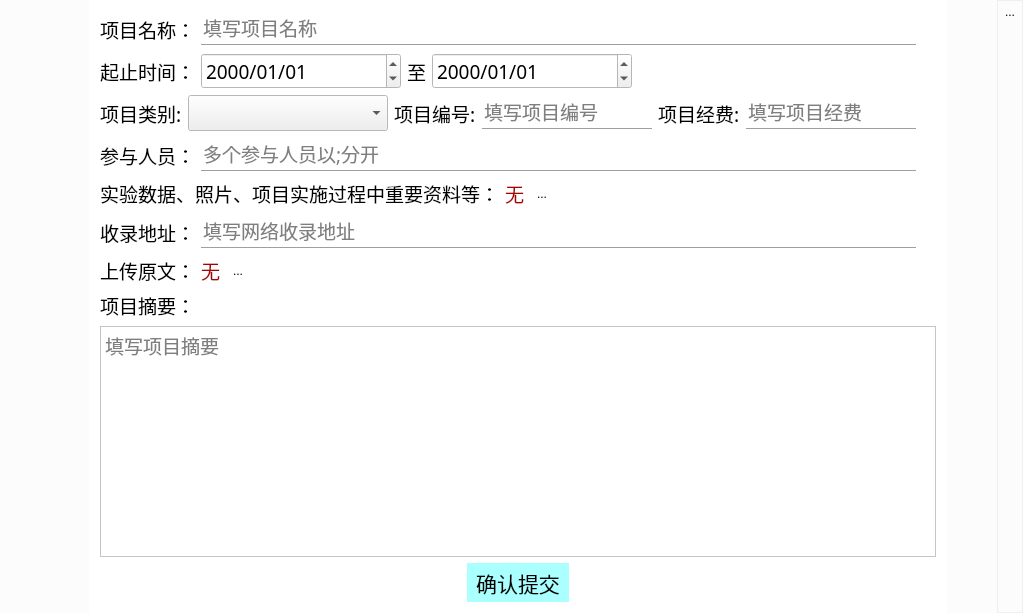
<?xml version="1.0" encoding="UTF-8"?>
<ui version="4.0">
 <class>ResearchProject</class>
 <widget class="QDialog" name="ResearchProject">
  <property name="geometry">
   <rect>
    <x>0</x>
    <y>0</y>
    <width>1023</width>
    <height>613</height>
   </rect>
  </property>
  <property name="palette">
   <palette>
    <active>
     <colorrole role="Base">
      <brush brushstyle="SolidPattern">
       <color alpha="255">
        <red>255</red>
        <green>255</green>
        <blue>255</blue>
       </color>
      </brush>
     </colorrole>
     <colorrole role="Window">
      <brush brushstyle="SolidPattern">
       <color alpha="50">
        <red>240</red>
        <green>240</green>
        <blue>240</blue>
       </color>
      </brush>
     </colorrole>
    </active>
    <inactive>
     <colorrole role="Base">
      <brush brushstyle="SolidPattern">
       <color alpha="255">
        <red>255</red>
        <green>255</green>
        <blue>255</blue>
       </color>
      </brush>
     </colorrole>
     <colorrole role="Window">
      <brush brushstyle="SolidPattern">
       <color alpha="50">
        <red>240</red>
        <green>240</green>
        <blue>240</blue>
       </color>
      </brush>
     </colorrole>
    </inactive>
    <disabled>
     <colorrole role="Base">
      <brush brushstyle="SolidPattern">
       <color alpha="50">
        <red>240</red>
        <green>240</green>
        <blue>240</blue>
       </color>
      </brush>
     </colorrole>
     <colorrole role="Window">
      <brush brushstyle="SolidPattern">
       <color alpha="50">
        <red>240</red>
        <green>240</green>
        <blue>240</blue>
       </color>
      </brush>
     </colorrole>
    </disabled>
   </palette>
  </property>
  <property name="windowTitle">
   <string>ResearchProject</string>
  </property>
  <layout class="QHBoxLayout" name="horizontalLayout">
   <property name="spacing">
    <number>0</number>
   </property>
   <property name="leftMargin">
    <number>0</number>
   </property>
   <property name="topMargin">
    <number>0</number>
   </property>
   <property name="rightMargin">
    <number>0</number>
   </property>
   <property name="bottomMargin">
    <number>0</number>
   </property>
   <item>
    <spacer name="horizontalSpacer">
     <property name="orientation">
      <enum>Qt::Horizontal</enum>
     </property>
     <property name="sizeType">
      <enum>QSizePolicy::Fixed</enum>
     </property>
     <property name="sizeHint" stdset="0">
      <size>
       <width>89</width>
       <height>20</height>
      </size>
     </property>
    </spacer>
   </item>
   <item>
    <widget class="QScrollArea" name="scrollArea">
     <property name="palette">
      <palette>
       <active>
        <colorrole role="Base">
         <brush brushstyle="SolidPattern">
          <color alpha="255">
           <red>255</red>
           <green>255</green>
           <blue>255</blue>
          </color>
         </brush>
        </colorrole>
        <colorrole role="Window">
         <brush brushstyle="SolidPattern">
          <color alpha="255">
           <red>255</red>
           <green>255</green>
           <blue>255</blue>
          </color>
         </brush>
        </colorrole>
       </active>
       <inactive>
        <colorrole role="Base">
         <brush brushstyle="SolidPattern">
          <color alpha="255">
           <red>255</red>
           <green>255</green>
           <blue>255</blue>
          </color>
         </brush>
        </colorrole>
        <colorrole role="Window">
         <brush brushstyle="SolidPattern">
          <color alpha="255">
           <red>255</red>
           <green>255</green>
           <blue>255</blue>
          </color>
         </brush>
        </colorrole>
       </inactive>
       <disabled>
        <colorrole role="Base">
         <brush brushstyle="SolidPattern">
          <color alpha="255">
           <red>255</red>
           <green>255</green>
           <blue>255</blue>
          </color>
         </brush>
        </colorrole>
        <colorrole role="Window">
         <brush brushstyle="SolidPattern">
          <color alpha="255">
           <red>255</red>
           <green>255</green>
           <blue>255</blue>
          </color>
         </brush>
        </colorrole>
       </disabled>
      </palette>
     </property>
     <property name="frameShape">
      <enum>QFrame::NoFrame</enum>
     </property>
     <property name="widgetResizable">
      <bool>true</bool>
     </property>
     <widget class="QWidget" name="scrollAreaWidgetContents">
      <property name="geometry">
       <rect>
        <x>0</x>
        <y>0</y>
        <width>845</width>
        <height>613</height>
       </rect>
      </property>
      <layout class="QVBoxLayout" name="verticalLayout_2">
       <item>
        <layout class="QHBoxLayout" name="horizontalLayout_3">
         <item>
          <widget class="QLabel" name="label_3">
           <property name="font">
            <font>
             <family>楷体</family>
             <pointsize>14</pointsize>
            </font>
           </property>
           <property name="text">
            <string>项目名称：</string>
           </property>
          </widget>
         </item>
         <item>
          <layout class="QVBoxLayout" name="verticalLayout">
           <property name="spacing">
            <number>0</number>
           </property>
           <item>
            <widget class="QLineEdit" name="Name">
             <property name="font">
              <font>
               <family>楷体</family>
               <pointsize>14</pointsize>
              </font>
             </property>
             <property name="frame">
              <bool>false</bool>
             </property>
             <property name="placeholderText">
              <string>填写项目名称</string>
             </property>
            </widget>
           </item>
           <item>
            <widget class="Line" name="line">
             <property name="orientation">
              <enum>Qt::Horizontal</enum>
             </property>
            </widget>
           </item>
          </layout>
         </item>
         <item>
          <spacer name="horizontalSpacer_4">
           <property name="orientation">
            <enum>Qt::Horizontal</enum>
           </property>
           <property name="sizeType">
            <enum>QSizePolicy::Fixed</enum>
           </property>
           <property name="sizeHint" stdset="0">
            <size>
             <width>20</width>
             <height>20</height>
            </size>
           </property>
          </spacer>
         </item>
        </layout>
       </item>
       <item>
        <layout class="QHBoxLayout" name="horizontalLayout_10">
         <item>
          <widget class="QLabel" name="label_8">
           <property name="font">
            <font>
             <family>楷体</family>
             <pointsize>14</pointsize>
            </font>
           </property>
           <property name="text">
            <string>起止时间：</string>
           </property>
          </widget>
         </item>
         <item>
          <widget class="QDateEdit" name="StartTime">
           <property name="sizePolicy">
            <sizepolicy hsizetype="Minimum" vsizetype="Preferred">
             <horstretch>0</horstretch>
             <verstretch>0</verstretch>
            </sizepolicy>
           </property>
           <property name="minimumSize">
            <size>
             <width>200</width>
             <height>0</height>
            </size>
           </property>
           <property name="font">
            <font>
             <family>楷体</family>
             <pointsize>14</pointsize>
            </font>
           </property>
           <property name="displayFormat">
            <string>yyyy/MM/dd</string>
           </property>
           <property name="calendarPopup">
            <bool>false</bool>
           </property>
          </widget>
         </item>
         <item>
          <widget class="QLabel" name="label_9">
           <property name="font">
            <font>
             <family>楷体</family>
             <pointsize>14</pointsize>
            </font>
           </property>
           <property name="text">
            <string>至</string>
           </property>
          </widget>
         </item>
         <item>
          <widget class="QDateEdit" name="EndTime">
           <property name="sizePolicy">
            <sizepolicy hsizetype="Minimum" vsizetype="Preferred">
             <horstretch>0</horstretch>
             <verstretch>0</verstretch>
            </sizepolicy>
           </property>
           <property name="minimumSize">
            <size>
             <width>200</width>
             <height>0</height>
            </size>
           </property>
           <property name="font">
            <font>
             <family>楷体</family>
             <pointsize>14</pointsize>
            </font>
           </property>
           <property name="displayFormat">
            <string>yyyy/MM/dd</string>
           </property>
           <property name="calendarPopup">
            <bool>false</bool>
           </property>
          </widget>
         </item>
         <item>
          <spacer name="horizontalSpacer_19">
           <property name="orientation">
            <enum>Qt::Horizontal</enum>
           </property>
           <property name="sizeType">
            <enum>QSizePolicy::Expanding</enum>
           </property>
           <property name="sizeHint" stdset="0">
            <size>
             <width>20</width>
             <height>20</height>
            </size>
           </property>
          </spacer>
         </item>
        </layout>
       </item>
       <item>
        <layout class="QHBoxLayout" name="horizontalLayout_12">
         <item>
          <widget class="QLabel" name="label_16">
           <property name="font">
            <font>
             <family>楷体</family>
             <pointsize>14</pointsize>
            </font>
           </property>
           <property name="text">
            <string>项目类别:</string>
           </property>
          </widget>
         </item>
         <item>
          <widget class="QComboBox" name="Type">
           <property name="sizePolicy">
            <sizepolicy hsizetype="Preferred" vsizetype="Preferred">
             <horstretch>0</horstretch>
             <verstretch>0</verstretch>
            </sizepolicy>
           </property>
           <property name="minimumSize">
            <size>
             <width>200</width>
             <height>0</height>
            </size>
           </property>
           <property name="font">
            <font>
             <family>楷体</family>
             <pointsize>14</pointsize>
            </font>
           </property>
          </widget>
         </item>
         <item>
          <widget class="QLabel" name="label_19">
           <property name="font">
            <font>
             <family>楷体</family>
             <pointsize>14</pointsize>
            </font>
           </property>
           <property name="text">
            <string>项目编号:</string>
           </property>
          </widget>
         </item>
         <item>
          <layout class="QVBoxLayout" name="verticalLayout_10">
           <property name="spacing">
            <number>0</number>
           </property>
           <item>
            <widget class="QLineEdit" name="Number">
             <property name="font">
              <font>
               <family>楷体</family>
               <pointsize>14</pointsize>
              </font>
             </property>
             <property name="frame">
              <bool>false</bool>
             </property>
             <property name="placeholderText">
              <string>填写项目编号</string>
             </property>
            </widget>
           </item>
           <item>
            <widget class="Line" name="line_8">
             <property name="orientation">
              <enum>Qt::Horizontal</enum>
             </property>
            </widget>
           </item>
          </layout>
         </item>
         <item>
          <widget class="QLabel" name="label_20">
           <property name="font">
            <font>
             <family>楷体</family>
             <pointsize>14</pointsize>
            </font>
           </property>
           <property name="text">
            <string>项目经费:</string>
           </property>
          </widget>
         </item>
         <item>
          <layout class="QVBoxLayout" name="verticalLayout_12">
           <property name="spacing">
            <number>0</number>
           </property>
           <item>
            <widget class="QLineEdit" name="Funds">
             <property name="font">
              <font>
               <family>楷体</family>
               <pointsize>14</pointsize>
              </font>
             </property>
             <property name="frame">
              <bool>false</bool>
             </property>
             <property name="placeholderText">
              <string>填写项目经费</string>
             </property>
            </widget>
           </item>
           <item>
            <widget class="Line" name="line_10">
             <property name="orientation">
              <enum>Qt::Horizontal</enum>
             </property>
            </widget>
           </item>
          </layout>
         </item>
         <item>
          <spacer name="horizontalSpacer_15">
           <property name="orientation">
            <enum>Qt::Horizontal</enum>
           </property>
           <property name="sizeType">
            <enum>QSizePolicy::Fixed</enum>
           </property>
           <property name="sizeHint" stdset="0">
            <size>
             <width>20</width>
             <height>20</height>
            </size>
           </property>
          </spacer>
         </item>
        </layout>
       </item>
       <item>
        <layout class="QHBoxLayout" name="horizontalLayout_13">
         <item>
          <widget class="QLabel" name="label_15">
           <property name="font">
            <font>
             <family>楷体</family>
             <pointsize>14</pointsize>
            </font>
           </property>
           <property name="text">
            <string>参与人员：</string>
           </property>
          </widget>
         </item>
         <item>
          <layout class="QVBoxLayout" name="verticalLayout_9">
           <property name="spacing">
            <number>0</number>
           </property>
           <item>
            <widget class="QLineEdit" name="Participants">
             <property name="font">
              <font>
               <family>楷体</family>
               <pointsize>14</pointsize>
              </font>
             </property>
             <property name="frame">
              <bool>false</bool>
             </property>
             <property name="placeholderText">
              <string>多个参与人员以;分开</string>
             </property>
            </widget>
           </item>
           <item>
            <widget class="Line" name="line_7">
             <property name="orientation">
              <enum>Qt::Horizontal</enum>
             </property>
            </widget>
           </item>
          </layout>
         </item>
         <item>
          <spacer name="horizontalSpacer_16">
           <property name="orientation">
            <enum>Qt::Horizontal</enum>
           </property>
           <property name="sizeType">
            <enum>QSizePolicy::Fixed</enum>
           </property>
           <property name="sizeHint" stdset="0">
            <size>
             <width>20</width>
             <height>20</height>
            </size>
           </property>
          </spacer>
         </item>
        </layout>
       </item>
       <item>
        <layout class="QHBoxLayout" name="horizontalLayout_4">
         <item>
          <widget class="QLabel" name="label_5">
           <property name="font">
            <font>
             <family>楷体</family>
             <pointsize>14</pointsize>
            </font>
           </property>
           <property name="text">
            <string>实验数据、照片、项目实施过程中重要资料等：</string>
           </property>
          </widget>
         </item>
         <item>
          <widget class="QLabel" name="ServerDataAddress">
           <property name="maximumSize">
            <size>
             <width>800</width>
             <height>16777215</height>
            </size>
           </property>
           <property name="palette">
            <palette>
             <active>
              <colorrole role="WindowText">
               <brush brushstyle="SolidPattern">
                <color alpha="255">
                 <red>170</red>
                 <green>0</green>
                 <blue>0</blue>
                </color>
               </brush>
              </colorrole>
             </active>
             <inactive>
              <colorrole role="WindowText">
               <brush brushstyle="SolidPattern">
                <color alpha="255">
                 <red>170</red>
                 <green>0</green>
                 <blue>0</blue>
                </color>
               </brush>
              </colorrole>
             </inactive>
             <disabled>
              <colorrole role="WindowText">
               <brush brushstyle="SolidPattern">
                <color alpha="255">
                 <red>120</red>
                 <green>120</green>
                 <blue>120</blue>
                </color>
               </brush>
              </colorrole>
             </disabled>
            </palette>
           </property>
           <property name="font">
            <font>
             <family>楷体</family>
             <pointsize>14</pointsize>
            </font>
           </property>
           <property name="text">
            <string>无</string>
           </property>
          </widget>
         </item>
         <item>
          <widget class="QToolButton" name="DataFileBrower">
           <property name="text">
            <string>...</string>
           </property>
           <property name="icon">
            <iconset resource="../../../UrielQtFramework.qrc">
             <normaloff>:/Mainwindow/Resources/UrielQtFramework/edits.png</normaloff>:/Mainwindow/Resources/UrielQtFramework/edits.png</iconset>
           </property>
           <property name="autoRaise">
            <bool>true</bool>
           </property>
          </widget>
         </item>
         <item>
          <spacer name="horizontalSpacer_5">
           <property name="orientation">
            <enum>Qt::Horizontal</enum>
           </property>
           <property name="sizeHint" stdset="0">
            <size>
             <width>40</width>
             <height>20</height>
            </size>
           </property>
          </spacer>
         </item>
        </layout>
       </item>
       <item>
        <layout class="QHBoxLayout" name="horizontalLayout_14">
         <item>
          <widget class="QLabel" name="label_17">
           <property name="font">
            <font>
             <family>楷体</family>
             <pointsize>14</pointsize>
            </font>
           </property>
           <property name="text">
            <string>收录地址：</string>
           </property>
          </widget>
         </item>
         <item>
          <layout class="QVBoxLayout" name="verticalLayout_11">
           <property name="spacing">
            <number>0</number>
           </property>
           <item>
            <widget class="QLineEdit" name="IndexedAddress">
             <property name="font">
              <font>
               <family>楷体</family>
               <pointsize>14</pointsize>
              </font>
             </property>
             <property name="frame">
              <bool>false</bool>
             </property>
             <property name="placeholderText">
              <string>填写网络收录地址</string>
             </property>
            </widget>
           </item>
           <item>
            <widget class="Line" name="line_9">
             <property name="orientation">
              <enum>Qt::Horizontal</enum>
             </property>
            </widget>
           </item>
          </layout>
         </item>
         <item>
          <spacer name="horizontalSpacer_17">
           <property name="orientation">
            <enum>Qt::Horizontal</enum>
           </property>
           <property name="sizeType">
            <enum>QSizePolicy::Fixed</enum>
           </property>
           <property name="sizeHint" stdset="0">
            <size>
             <width>20</width>
             <height>20</height>
            </size>
           </property>
          </spacer>
         </item>
        </layout>
       </item>
       <item>
        <layout class="QHBoxLayout" name="horizontalLayout_7">
         <item>
          <widget class="QLabel" name="label_6">
           <property name="font">
            <font>
             <family>楷体</family>
             <pointsize>14</pointsize>
            </font>
           </property>
           <property name="text">
            <string>上传原文：</string>
           </property>
          </widget>
         </item>
         <item>
          <widget class="QLabel" name="ServerPaperAddress">
           <property name="maximumSize">
            <size>
             <width>800</width>
             <height>16777215</height>
            </size>
           </property>
           <property name="palette">
            <palette>
             <active>
              <colorrole role="WindowText">
               <brush brushstyle="SolidPattern">
                <color alpha="255">
                 <red>170</red>
                 <green>0</green>
                 <blue>0</blue>
                </color>
               </brush>
              </colorrole>
             </active>
             <inactive>
              <colorrole role="WindowText">
               <brush brushstyle="SolidPattern">
                <color alpha="255">
                 <red>170</red>
                 <green>0</green>
                 <blue>0</blue>
                </color>
               </brush>
              </colorrole>
             </inactive>
             <disabled>
              <colorrole role="WindowText">
               <brush brushstyle="SolidPattern">
                <color alpha="255">
                 <red>120</red>
                 <green>120</green>
                 <blue>120</blue>
                </color>
               </brush>
              </colorrole>
             </disabled>
            </palette>
           </property>
           <property name="font">
            <font>
             <family>楷体</family>
             <pointsize>14</pointsize>
            </font>
           </property>
           <property name="text">
            <string>无</string>
           </property>
          </widget>
         </item>
         <item>
          <widget class="QToolButton" name="PaperFileBrower">
           <property name="text">
            <string>...</string>
           </property>
           <property name="icon">
            <iconset resource="../../../UrielQtFramework.qrc">
             <normaloff>:/Mainwindow/Resources/UrielQtFramework/edits.png</normaloff>:/Mainwindow/Resources/UrielQtFramework/edits.png</iconset>
           </property>
           <property name="autoRaise">
            <bool>true</bool>
           </property>
          </widget>
         </item>
         <item>
          <spacer name="horizontalSpacer_9">
           <property name="orientation">
            <enum>Qt::Horizontal</enum>
           </property>
           <property name="sizeHint" stdset="0">
            <size>
             <width>40</width>
             <height>20</height>
            </size>
           </property>
          </spacer>
         </item>
        </layout>
       </item>
       <item>
        <layout class="QHBoxLayout" name="horizontalLayout_5">
         <item>
          <widget class="QLabel" name="label_4">
           <property name="font">
            <font>
             <family>楷体</family>
             <pointsize>14</pointsize>
            </font>
           </property>
           <property name="text">
            <string>项目摘要：</string>
           </property>
          </widget>
         </item>
         <item>
          <spacer name="horizontalSpacer_6">
           <property name="orientation">
            <enum>Qt::Horizontal</enum>
           </property>
           <property name="sizeHint" stdset="0">
            <size>
             <width>40</width>
             <height>20</height>
            </size>
           </property>
          </spacer>
         </item>
        </layout>
       </item>
       <item>
        <widget class="QPlainTextEdit" name="Abstract">
         <property name="font">
          <font>
           <family>楷体</family>
           <pointsize>14</pointsize>
          </font>
         </property>
         <property name="frameShape">
          <enum>QFrame::StyledPanel</enum>
         </property>
         <property name="placeholderText">
          <string>填写项目摘要</string>
         </property>
        </widget>
       </item>
       <item>
        <layout class="QHBoxLayout" name="horizontalLayout_6">
         <item>
          <spacer name="horizontalSpacer_7">
           <property name="orientation">
            <enum>Qt::Horizontal</enum>
           </property>
           <property name="sizeHint" stdset="0">
            <size>
             <width>37</width>
             <height>17</height>
            </size>
           </property>
          </spacer>
         </item>
         <item>
          <widget class="QToolButton" name="ConfirmBtn">
           <property name="palette">
            <palette>
             <active>
              <colorrole role="Button">
               <brush brushstyle="SolidPattern">
                <color alpha="255">
                 <red>170</red>
                 <green>255</green>
                 <blue>255</blue>
                </color>
               </brush>
              </colorrole>
             </active>
             <inactive>
              <colorrole role="Button">
               <brush brushstyle="SolidPattern">
                <color alpha="255">
                 <red>170</red>
                 <green>255</green>
                 <blue>255</blue>
                </color>
               </brush>
              </colorrole>
             </inactive>
             <disabled>
              <colorrole role="Button">
               <brush brushstyle="SolidPattern">
                <color alpha="255">
                 <red>170</red>
                 <green>255</green>
                 <blue>255</blue>
                </color>
               </brush>
              </colorrole>
             </disabled>
            </palette>
           </property>
           <property name="font">
            <font>
             <family>楷体</family>
             <pointsize>16</pointsize>
            </font>
           </property>
           <property name="autoFillBackground">
            <bool>true</bool>
           </property>
           <property name="text">
            <string>确认提交</string>
           </property>
           <property name="autoRaise">
            <bool>true</bool>
           </property>
          </widget>
         </item>
         <item>
          <spacer name="horizontalSpacer_8">
           <property name="orientation">
            <enum>Qt::Horizontal</enum>
           </property>
           <property name="sizeHint" stdset="0">
            <size>
             <width>37</width>
             <height>17</height>
            </size>
           </property>
          </spacer>
         </item>
        </layout>
       </item>
      </layout>
     </widget>
    </widget>
   </item>
   <item>
    <spacer name="horizontalSpacer_2">
     <property name="orientation">
      <enum>Qt::Horizontal</enum>
     </property>
     <property name="sizeType">
      <enum>QSizePolicy::Fixed</enum>
     </property>
     <property name="sizeHint" stdset="0">
      <size>
       <width>50</width>
       <height>20</height>
      </size>
     </property>
    </spacer>
   </item>
   <item>
    <widget class="QFrame" name="frame">
     <property name="minimumSize">
      <size>
       <width>0</width>
       <height>0</height>
      </size>
     </property>
     <property name="frameShape">
      <enum>QFrame::StyledPanel</enum>
     </property>
     <property name="frameShadow">
      <enum>QFrame::Raised</enum>
     </property>
     <layout class="QVBoxLayout" name="verticalLayout_3">
      <property name="spacing">
       <number>0</number>
      </property>
      <property name="leftMargin">
       <number>0</number>
      </property>
      <property name="topMargin">
       <number>0</number>
      </property>
      <property name="rightMargin">
       <number>0</number>
      </property>
      <property name="bottomMargin">
       <number>0</number>
      </property>
      <item>
       <widget class="QToolButton" name="AppClose">
        <property name="text">
         <string>...</string>
        </property>
        <property name="icon">
         <iconset resource="../../../UrielQtFramework.qrc">
          <normaloff>:/Mainwindow/Resources/UrielQtFramework/close.png</normaloff>:/Mainwindow/Resources/UrielQtFramework/close.png</iconset>
        </property>
        <property name="iconSize">
         <size>
          <width>30</width>
          <height>30</height>
         </size>
        </property>
        <property name="autoRaise">
         <bool>true</bool>
        </property>
       </widget>
      </item>
      <item>
       <spacer name="verticalSpacer">
        <property name="orientation">
         <enum>Qt::Vertical</enum>
        </property>
        <property name="sizeHint" stdset="0">
         <size>
          <width>20</width>
          <height>572</height>
         </size>
        </property>
       </spacer>
      </item>
     </layout>
    </widget>
   </item>
  </layout>
 </widget>
 <layoutdefault spacing="6" margin="11"/>
 <resources>
  <include location="../../../UrielQtFramework.qrc"/>
 </resources>
 <connections/>
</ui>
